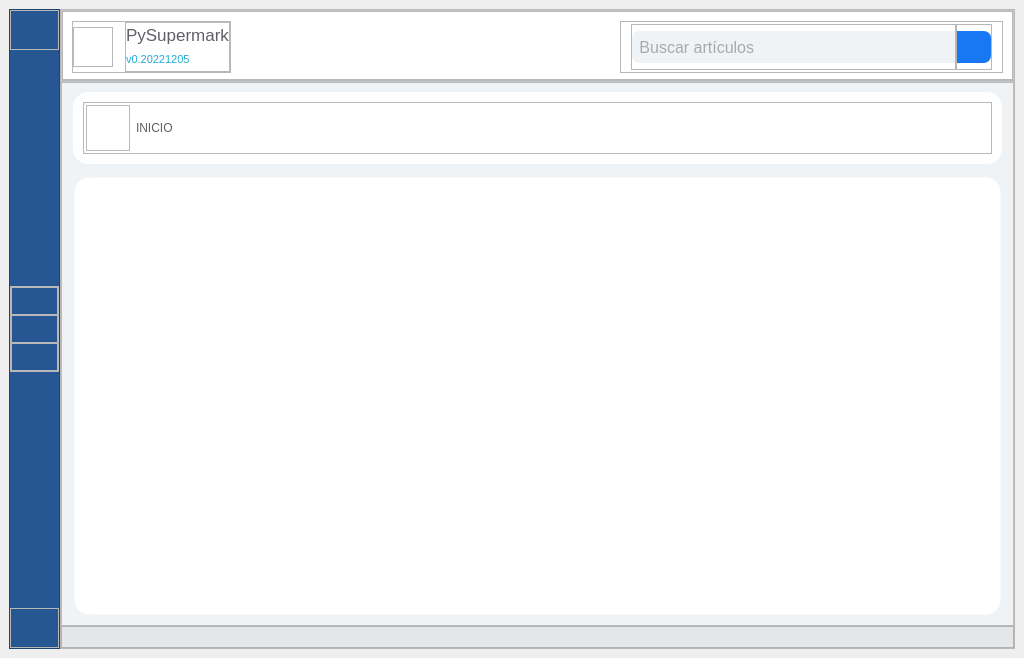
<?xml version="1.0" encoding="UTF-8"?>
<ui version="4.0">
 <class>MainWindow</class>
 <widget class="QMainWindow" name="MainWindow">
  <property name="geometry">
   <rect>
    <x>0</x>
    <y>0</y>
    <width>1024</width>
    <height>658</height>
   </rect>
  </property>
  <property name="windowTitle">
   <string>MainWindow</string>
  </property>
  <widget class="QWidget" name="centralwidget">
   <property name="styleSheet">
    <string notr="true">/* ----------------------------- Body ----------------------------- */

QMainWindows, QFrame {
	margin : 0px;
	padding : 0px;
}

QMainWindows {
	background-color : #FFF;
}

/* --------------------------- Header ---------------------------- */

#fme_header {
	background-color : #FFF;
	min-height : 70px;
	max-height : 70px;
}

#fme_primary_nav {
	min-height : 70px;
	max-height : 70px;
}

#fme_secondary_nav {
	min-height : 0px;
	max-height : 0px;
}

/* ----------------------------- Logo ----------------------------- */

#fme_logo {
	min-width : 38px;
	max-width : 38px;
	min-height : 38px;
	max-height : 38px;
}

#lbl_version, #lbl_my_cart, #lbl_username {
	color: #20ACD4;
}

#lbl_brand, #lbl_cnt_cart, #lbl_type {
	color: #5E6065;
}

/* ----------------------- Aside Menu --------------------------- */

#fme_aside {
	background-color : #265792;
	min-width : 49px;
	max-width : 49px;
}

/* ------------------------- Content ----------------------------- */

#fme_content {
	background-color : #F0F3F6;
}

#fme_footer {
	background-color : #E5E6E7;
	max-height: 20px;
}

#lbl_version, #lbl_my_cart, #lbl_username {
	color: #20ACD4;
}

/* ------------------------- ToolTip ------------------------------ */

QToolTip {
	color: #ffffff;
	background-color: #5E6065;
	border: 1px solid rgb(44, 49, 58);
	background-image: none;
	background-position: left center;
    background-repeat: no-repeat;
	border: none;
	border-left: 3px solid #31AFD6;
	text-align: left;
	padding: 8px;
	margin: 0px;
}
</string>
   </property>
   <layout class="QHBoxLayout" name="horizontalLayout">
    <property name="spacing">
     <number>0</number>
    </property>
    <item>
     <widget class="QFrame" name="fme_aside">
      <property name="styleSheet">
       <string notr="true">#fme_toggler:hover, #fme_config:hover, #fme_btn_0:hover, #fme_btn_1:hover, #fme_btn_2:hover {
	background-color : #42B72A;
}

QPushButton {
	padding-left : 11px;
	padding-right : 11px;
	border: None;
	qproperty-iconSize: 25px;
	text-align: left;
	color : #FFF;
}

#btn_exit{
	padding-top : 12px;
	padding-bottom : 12px;
	qproperty-icon: url(:/icon/assets/icon/gear.png);
	qproperty-text: &quot;&quot;;
}

#btn_toggler {
	padding-top : 12px;
	padding-bottom : 12px;
	qproperty-icon: url(:/icon/assets/icon/bars.png);
	qproperty-text: &quot;&quot;;
}

#btn_0 {
	padding-top : 6px;
	padding-bottom : 6px;
	qproperty-icon: url(:/icon/assets/icon/house.png);
	qproperty-text: &quot;&quot;;
}

#btn_1 {
	padding-top : 6px;
	padding-bottom : 6px;
	qproperty-icon: url(:/icon/assets/icon/circle-user.png);
	qproperty-text: &quot;&quot;;
}

#btn_2 {
	padding-top : 6px;
	padding-bottom : 6px;
	qproperty-icon: url(:/icon/assets/icon/store.png);
	qproperty-text: &quot;&quot;;
}</string>
      </property>
      <property name="frameShape">
       <enum>QFrame::StyledPanel</enum>
      </property>
      <property name="frameShadow">
       <enum>QFrame::Raised</enum>
      </property>
      <property name="midLineWidth">
       <number>0</number>
      </property>
      <layout class="QVBoxLayout" name="verticalLayout">
       <property name="leftMargin">
        <number>0</number>
       </property>
       <property name="topMargin">
        <number>0</number>
       </property>
       <property name="rightMargin">
        <number>0</number>
       </property>
       <property name="bottomMargin">
        <number>0</number>
       </property>
       <item>
        <widget class="QFrame" name="fme_toggler">
         <property name="minimumSize">
          <size>
           <width>0</width>
           <height>0</height>
          </size>
         </property>
         <property name="frameShape">
          <enum>QFrame::StyledPanel</enum>
         </property>
         <property name="frameShadow">
          <enum>QFrame::Raised</enum>
         </property>
         <layout class="QVBoxLayout" name="verticalLayout_11">
          <property name="spacing">
           <number>0</number>
          </property>
          <property name="leftMargin">
           <number>0</number>
          </property>
          <property name="topMargin">
           <number>0</number>
          </property>
          <property name="rightMargin">
           <number>0</number>
          </property>
          <property name="bottomMargin">
           <number>0</number>
          </property>
          <item>
           <widget class="QPushButton" name="btn_toggler">
            <property name="minimumSize">
             <size>
              <width>0</width>
              <height>0</height>
             </size>
            </property>
            <property name="maximumSize">
             <size>
              <width>16777215</width>
              <height>16777215</height>
             </size>
            </property>
            <property name="cursor">
             <cursorShape>PointingHandCursor</cursorShape>
            </property>
            <property name="toolTip">
             <string>Menú</string>
            </property>
            <property name="text">
             <string/>
            </property>
           </widget>
          </item>
         </layout>
        </widget>
       </item>
       <item>
        <spacer name="verticalSpacer">
         <property name="orientation">
          <enum>Qt::Vertical</enum>
         </property>
         <property name="sizeHint" stdset="0">
          <size>
           <width>20</width>
           <height>189</height>
          </size>
         </property>
        </spacer>
       </item>
       <item>
        <widget class="QFrame" name="fme_left_nav">
         <property name="frameShape">
          <enum>QFrame::StyledPanel</enum>
         </property>
         <property name="frameShadow">
          <enum>QFrame::Raised</enum>
         </property>
         <layout class="QVBoxLayout" name="verticalLayout_3">
          <property name="spacing">
           <number>0</number>
          </property>
          <property name="leftMargin">
           <number>0</number>
          </property>
          <property name="topMargin">
           <number>0</number>
          </property>
          <property name="rightMargin">
           <number>0</number>
          </property>
          <property name="bottomMargin">
           <number>0</number>
          </property>
          <item>
           <widget class="QFrame" name="fme_btn_1">
            <property name="frameShape">
             <enum>QFrame::StyledPanel</enum>
            </property>
            <property name="frameShadow">
             <enum>QFrame::Raised</enum>
            </property>
            <layout class="QVBoxLayout" name="verticalLayout_9">
             <property name="spacing">
              <number>0</number>
             </property>
             <property name="leftMargin">
              <number>0</number>
             </property>
             <property name="topMargin">
              <number>0</number>
             </property>
             <property name="rightMargin">
              <number>0</number>
             </property>
             <property name="bottomMargin">
              <number>0</number>
             </property>
             <item>
              <widget class="QPushButton" name="btn_1">
               <property name="minimumSize">
                <size>
                 <width>0</width>
                 <height>0</height>
                </size>
               </property>
               <property name="maximumSize">
                <size>
                 <width>16777215</width>
                 <height>16777215</height>
                </size>
               </property>
               <property name="cursor">
                <cursorShape>PointingHandCursor</cursorShape>
               </property>
               <property name="toolTip">
                <string>Perfil</string>
               </property>
               <property name="toolTipDuration">
                <number>-1</number>
               </property>
               <property name="text">
                <string/>
               </property>
              </widget>
             </item>
            </layout>
           </widget>
          </item>
          <item>
           <widget class="QFrame" name="fme_btn_0">
            <property name="frameShape">
             <enum>QFrame::StyledPanel</enum>
            </property>
            <property name="frameShadow">
             <enum>QFrame::Raised</enum>
            </property>
            <layout class="QVBoxLayout" name="verticalLayout_10">
             <property name="spacing">
              <number>0</number>
             </property>
             <property name="leftMargin">
              <number>0</number>
             </property>
             <property name="topMargin">
              <number>0</number>
             </property>
             <property name="rightMargin">
              <number>0</number>
             </property>
             <property name="bottomMargin">
              <number>0</number>
             </property>
             <item>
              <widget class="QPushButton" name="btn_0">
               <property name="minimumSize">
                <size>
                 <width>0</width>
                 <height>0</height>
                </size>
               </property>
               <property name="maximumSize">
                <size>
                 <width>16777215</width>
                 <height>16777215</height>
                </size>
               </property>
               <property name="cursor">
                <cursorShape>PointingHandCursor</cursorShape>
               </property>
               <property name="toolTip">
                <string>Inicio</string>
               </property>
               <property name="text">
                <string/>
               </property>
              </widget>
             </item>
            </layout>
           </widget>
          </item>
          <item>
           <widget class="QFrame" name="fme_btn_2">
            <property name="frameShape">
             <enum>QFrame::StyledPanel</enum>
            </property>
            <property name="frameShadow">
             <enum>QFrame::Raised</enum>
            </property>
            <layout class="QVBoxLayout" name="verticalLayout_8">
             <property name="spacing">
              <number>0</number>
             </property>
             <property name="leftMargin">
              <number>0</number>
             </property>
             <property name="topMargin">
              <number>0</number>
             </property>
             <property name="rightMargin">
              <number>0</number>
             </property>
             <property name="bottomMargin">
              <number>0</number>
             </property>
             <item>
              <widget class="QPushButton" name="btn_2">
               <property name="minimumSize">
                <size>
                 <width>0</width>
                 <height>0</height>
                </size>
               </property>
               <property name="maximumSize">
                <size>
                 <width>16777215</width>
                 <height>16777215</height>
                </size>
               </property>
               <property name="cursor">
                <cursorShape>PointingHandCursor</cursorShape>
               </property>
               <property name="toolTip">
                <string>Artículos</string>
               </property>
               <property name="text">
                <string/>
               </property>
              </widget>
             </item>
            </layout>
           </widget>
          </item>
         </layout>
        </widget>
       </item>
       <item>
        <spacer name="verticalSpacer_2">
         <property name="orientation">
          <enum>Qt::Vertical</enum>
         </property>
         <property name="sizeHint" stdset="0">
          <size>
           <width>20</width>
           <height>190</height>
          </size>
         </property>
        </spacer>
       </item>
       <item>
        <widget class="QFrame" name="fme_config">
         <property name="frameShape">
          <enum>QFrame::StyledPanel</enum>
         </property>
         <property name="frameShadow">
          <enum>QFrame::Raised</enum>
         </property>
         <layout class="QVBoxLayout" name="verticalLayout_4">
          <property name="spacing">
           <number>0</number>
          </property>
          <property name="leftMargin">
           <number>0</number>
          </property>
          <property name="topMargin">
           <number>0</number>
          </property>
          <property name="rightMargin">
           <number>0</number>
          </property>
          <property name="bottomMargin">
           <number>0</number>
          </property>
          <item>
           <widget class="QPushButton" name="btn_exit">
            <property name="cursor">
             <cursorShape>PointingHandCursor</cursorShape>
            </property>
            <property name="toolTip">
             <string>Opciones</string>
            </property>
            <property name="text">
             <string/>
            </property>
            <property name="iconSize">
             <size>
              <width>25</width>
              <height>25</height>
             </size>
            </property>
           </widget>
          </item>
         </layout>
        </widget>
       </item>
      </layout>
     </widget>
    </item>
    <item>
     <widget class="QFrame" name="fme_body">
      <property name="frameShape">
       <enum>QFrame::StyledPanel</enum>
      </property>
      <property name="frameShadow">
       <enum>QFrame::Raised</enum>
      </property>
      <layout class="QVBoxLayout" name="verticalLayout_5">
       <property name="spacing">
        <number>0</number>
       </property>
       <property name="leftMargin">
        <number>0</number>
       </property>
       <property name="topMargin">
        <number>0</number>
       </property>
       <property name="rightMargin">
        <number>0</number>
       </property>
       <property name="bottomMargin">
        <number>0</number>
       </property>
       <item>
        <widget class="QFrame" name="fme_header">
         <property name="styleSheet">
          <string notr="true">#tfd_input {
	background-color: #F0F3F6;
	color: #5E6065;
	border : 1px solid;
	border-color: #F0F3F6;
	border-bottom-left-radius: 7px;
    border-top-left-radius: 7px;
}

#btn_search {
	background-color: #1877F2;
	border : 1px solid;
	border-color: #1877F2;
	border-bottom-right-radius: 7px;
    border-top-right-radius: 7px;
}</string>
         </property>
         <property name="frameShape">
          <enum>QFrame::StyledPanel</enum>
         </property>
         <property name="frameShadow">
          <enum>QFrame::Raised</enum>
         </property>
         <layout class="QVBoxLayout" name="verticalLayout_2">
          <property name="spacing">
           <number>0</number>
          </property>
          <property name="leftMargin">
           <number>0</number>
          </property>
          <property name="topMargin">
           <number>0</number>
          </property>
          <property name="rightMargin">
           <number>0</number>
          </property>
          <property name="bottomMargin">
           <number>0</number>
          </property>
          <item>
           <widget class="QFrame" name="fme_primary_nav">
            <property name="styleSheet">
             <string notr="true">#tfd_input {
	background-color: #F0F3F6;
	color: #5E6065;
	border : 1px solid;
	border-color: #F0F3F6;
	border-bottom-left-radius: 7px;
    border-top-left-radius: 7px;
}

#btn_search {
	background-color: #1877F2;
	border : 1px solid;
	border-color: #1877F2;
	border-bottom-right-radius: 7px;
    border-top-right-radius: 7px;
}</string>
            </property>
            <property name="frameShape">
             <enum>QFrame::StyledPanel</enum>
            </property>
            <property name="frameShadow">
             <enum>QFrame::Raised</enum>
            </property>
            <layout class="QHBoxLayout" name="horizontalLayout_7">
             <item>
              <widget class="QFrame" name="fme_logograma">
               <property name="minimumSize">
                <size>
                 <width>0</width>
                 <height>0</height>
                </size>
               </property>
               <property name="maximumSize">
                <size>
                 <width>16777215</width>
                 <height>16777215</height>
                </size>
               </property>
               <property name="frameShape">
                <enum>QFrame::StyledPanel</enum>
               </property>
               <property name="frameShadow">
                <enum>QFrame::Raised</enum>
               </property>
               <layout class="QHBoxLayout" name="horizontalLayout_3">
                <property name="spacing">
                 <number>12</number>
                </property>
                <property name="leftMargin">
                 <number>0</number>
                </property>
                <property name="topMargin">
                 <number>0</number>
                </property>
                <property name="rightMargin">
                 <number>0</number>
                </property>
                <property name="bottomMargin">
                 <number>0</number>
                </property>
                <item>
                 <widget class="QFrame" name="fme_logo">
                  <property name="minimumSize">
                   <size>
                    <width>40</width>
                    <height>40</height>
                   </size>
                  </property>
                  <property name="maximumSize">
                   <size>
                    <width>40</width>
                    <height>40</height>
                   </size>
                  </property>
                  <property name="frameShape">
                   <enum>QFrame::StyledPanel</enum>
                  </property>
                  <property name="frameShadow">
                   <enum>QFrame::Raised</enum>
                  </property>
                  <layout class="QHBoxLayout" name="horizontalLayout_4">
                   <property name="spacing">
                    <number>0</number>
                   </property>
                   <property name="leftMargin">
                    <number>0</number>
                   </property>
                   <property name="topMargin">
                    <number>0</number>
                   </property>
                   <property name="rightMargin">
                    <number>0</number>
                   </property>
                   <property name="bottomMargin">
                    <number>0</number>
                   </property>
                   <item>
                    <widget class="QLabel" name="label">
                     <property name="text">
                      <string/>
                     </property>
                     <property name="pixmap">
                      <pixmap resource="assets.qrc">:/images/assets/img/logo_python.png</pixmap>
                     </property>
                     <property name="scaledContents">
                      <bool>true</bool>
                     </property>
                    </widget>
                   </item>
                  </layout>
                 </widget>
                </item>
                <item>
                 <widget class="QFrame" name="frame_2">
                  <property name="frameShape">
                   <enum>QFrame::StyledPanel</enum>
                  </property>
                  <property name="frameShadow">
                   <enum>QFrame::Raised</enum>
                  </property>
                  <layout class="QVBoxLayout" name="verticalLayout_7">
                   <property name="spacing">
                    <number>2</number>
                   </property>
                   <property name="leftMargin">
                    <number>0</number>
                   </property>
                   <property name="topMargin">
                    <number>0</number>
                   </property>
                   <property name="rightMargin">
                    <number>0</number>
                   </property>
                   <property name="bottomMargin">
                    <number>0</number>
                   </property>
                   <item>
                    <widget class="QLabel" name="lbl_brand">
                     <property name="font">
                      <font>
                       <pointsize>13</pointsize>
                      </font>
                     </property>
                     <property name="text">
                      <string>PySupermark</string>
                     </property>
                    </widget>
                   </item>
                   <item>
                    <widget class="QLabel" name="lbl_version">
                     <property name="font">
                      <font>
                       <pointsize>8</pointsize>
                      </font>
                     </property>
                     <property name="text">
                      <string>v0.20221205</string>
                     </property>
                    </widget>
                   </item>
                  </layout>
                 </widget>
                </item>
               </layout>
              </widget>
             </item>
             <item>
              <spacer name="horizontalSpacer">
               <property name="orientation">
                <enum>Qt::Horizontal</enum>
               </property>
               <property name="sizeHint" stdset="0">
                <size>
                 <width>40</width>
                 <height>20</height>
                </size>
               </property>
              </spacer>
             </item>
             <item>
              <widget class="QFrame" name="fme_search">
               <property name="frameShape">
                <enum>QFrame::StyledPanel</enum>
               </property>
               <property name="frameShadow">
                <enum>QFrame::Raised</enum>
               </property>
               <layout class="QHBoxLayout" name="horizontalLayout_5">
                <property name="spacing">
                 <number>0</number>
                </property>
                <property name="leftMargin">
                 <number>10</number>
                </property>
                <property name="topMargin">
                 <number>2</number>
                </property>
                <property name="rightMargin">
                 <number>10</number>
                </property>
                <property name="bottomMargin">
                 <number>2</number>
                </property>
                <item>
                 <widget class="QFrame" name="fme_search_input">
                  <property name="frameShape">
                   <enum>QFrame::StyledPanel</enum>
                  </property>
                  <property name="frameShadow">
                   <enum>QFrame::Raised</enum>
                  </property>
                  <layout class="QVBoxLayout" name="verticalLayout_6">
                   <property name="spacing">
                    <number>0</number>
                   </property>
                   <property name="leftMargin">
                    <number>0</number>
                   </property>
                   <property name="topMargin">
                    <number>0</number>
                   </property>
                   <property name="rightMargin">
                    <number>0</number>
                   </property>
                   <property name="bottomMargin">
                    <number>0</number>
                   </property>
                   <item>
                    <widget class="QLineEdit" name="tfd_input">
                     <property name="sizePolicy">
                      <sizepolicy hsizetype="Expanding" vsizetype="Preferred">
                       <horstretch>0</horstretch>
                       <verstretch>0</verstretch>
                      </sizepolicy>
                     </property>
                     <property name="minimumSize">
                      <size>
                       <width>0</width>
                       <height>32</height>
                      </size>
                     </property>
                     <property name="maximumSize">
                      <size>
                       <width>16777215</width>
                       <height>32</height>
                      </size>
                     </property>
                     <property name="font">
                      <font>
                       <pointsize>12</pointsize>
                       <strikeout>false</strikeout>
                       <kerning>true</kerning>
                      </font>
                     </property>
                     <property name="toolTipDuration">
                      <number>-1</number>
                     </property>
                     <property name="autoFillBackground">
                      <bool>false</bool>
                     </property>
                     <property name="cursorPosition">
                      <number>0</number>
                     </property>
                     <property name="placeholderText">
                      <string> Buscar artículos</string>
                     </property>
                    </widget>
                   </item>
                  </layout>
                 </widget>
                </item>
                <item>
                 <widget class="QFrame" name="fme_search_button">
                  <property name="frameShape">
                   <enum>QFrame::StyledPanel</enum>
                  </property>
                  <property name="frameShadow">
                   <enum>QFrame::Raised</enum>
                  </property>
                  <layout class="QHBoxLayout" name="horizontalLayout_6">
                   <property name="spacing">
                    <number>0</number>
                   </property>
                   <property name="leftMargin">
                    <number>0</number>
                   </property>
                   <property name="topMargin">
                    <number>0</number>
                   </property>
                   <property name="rightMargin">
                    <number>0</number>
                   </property>
                   <property name="bottomMargin">
                    <number>0</number>
                   </property>
                   <item>
                    <widget class="QPushButton" name="btn_search">
                     <property name="sizePolicy">
                      <sizepolicy hsizetype="Minimum" vsizetype="Preferred">
                       <horstretch>0</horstretch>
                       <verstretch>0</verstretch>
                      </sizepolicy>
                     </property>
                     <property name="minimumSize">
                      <size>
                       <width>32</width>
                       <height>32</height>
                      </size>
                     </property>
                     <property name="maximumSize">
                      <size>
                       <width>16777215</width>
                       <height>32</height>
                      </size>
                     </property>
                     <property name="font">
                      <font>
                       <pointsize>9</pointsize>
                      </font>
                     </property>
                     <property name="text">
                      <string/>
                     </property>
                     <property name="icon">
                      <iconset>
                       <normaloff>../assets/icon/magnifying-glass.png</normaloff>../assets/icon/magnifying-glass.png</iconset>
                     </property>
                    </widget>
                   </item>
                  </layout>
                 </widget>
                </item>
               </layout>
              </widget>
             </item>
            </layout>
           </widget>
          </item>
          <item>
           <widget class="QFrame" name="fme_secondary_nav">
            <property name="frameShape">
             <enum>QFrame::StyledPanel</enum>
            </property>
            <property name="frameShadow">
             <enum>QFrame::Raised</enum>
            </property>
           </widget>
          </item>
          <item>
           <spacer name="verticalSpacer_3">
            <property name="orientation">
             <enum>Qt::Vertical</enum>
            </property>
            <property name="sizeHint" stdset="0">
             <size>
              <width>20</width>
              <height>40</height>
             </size>
            </property>
           </spacer>
          </item>
         </layout>
        </widget>
       </item>
       <item>
        <widget class="QFrame" name="fme_content">
         <property name="toolTip">
          <string/>
         </property>
         <property name="styleSheet">
          <string notr="true">#fme_offers, #fme_title, #fme_card {
	background-color: #FFF;
	border : 1px solid;
	border-color: #FFF;
    border-radius: 15px;
}

#fme_offers {
	min-height : 150px;
	max-height : 150px;
}

#fme_title {
	min-height : 70px;
	max-height : 70px;
}

#fme_lbl_title {
	min-width : 42px;
	max-width : 42px;
	background-image : url(:/icon/assets/icon/house2.png);
    background-repeat: no-repeat;
}

#lbl_title {
	font : 18px &quot;Arial&quot;;
	color: #5E6065;
	qproperty-text: &quot;INICIO&quot;;
}</string>
         </property>
         <property name="frameShape">
          <enum>QFrame::StyledPanel</enum>
         </property>
         <property name="frameShadow">
          <enum>QFrame::Raised</enum>
         </property>
         <layout class="QVBoxLayout" name="verticalLayout_12">
          <property name="spacing">
           <number>12</number>
          </property>
          <property name="leftMargin">
           <number>11</number>
          </property>
          <property name="rightMargin">
           <number>11</number>
          </property>
          <item>
           <widget class="QFrame" name="fme_title">
            <property name="frameShape">
             <enum>QFrame::StyledPanel</enum>
            </property>
            <property name="frameShadow">
             <enum>QFrame::Raised</enum>
            </property>
            <layout class="QHBoxLayout" name="horizontalLayout_8">
             <item>
              <widget class="QFrame" name="frame">
               <property name="frameShape">
                <enum>QFrame::StyledPanel</enum>
               </property>
               <property name="frameShadow">
                <enum>QFrame::Raised</enum>
               </property>
               <layout class="QHBoxLayout" name="horizontalLayout_2">
                <property name="leftMargin">
                 <number>2</number>
                </property>
                <property name="topMargin">
                 <number>2</number>
                </property>
                <property name="rightMargin">
                 <number>2</number>
                </property>
                <property name="bottomMargin">
                 <number>2</number>
                </property>
                <item>
                 <widget class="QFrame" name="fme_lbl_title">
                  <property name="frameShape">
                   <enum>QFrame::StyledPanel</enum>
                  </property>
                  <property name="frameShadow">
                   <enum>QFrame::Raised</enum>
                  </property>
                 </widget>
                </item>
                <item>
                 <widget class="QLabel" name="lbl_title">
                  <property name="text">
                   <string>INICIO</string>
                  </property>
                  <property name="wordWrap">
                   <bool>false</bool>
                  </property>
                 </widget>
                </item>
               </layout>
              </widget>
             </item>
            </layout>
           </widget>
          </item>
          <item>
           <widget class="QFrame" name="fme_cards">
            <property name="styleSheet">
             <string notr="true">QFrame {
	background-color: #FFF;
	border : 1px solid;
	border-color: transparent;
    border-radius: 15px;
}

#fme_cards {
	background-color: transparent;
}

#fme_icon_card_0, #fme_icon_card_1, #fme_icon_card_2 {
	background-position: center center;
    background-repeat: no-repeat;
	min-height : 130px;
	max-height : 130px;
}

#fme_icon_card_0 {
	background-image : url(:/images/assets/img/cart-shopping.png);
}

#fme_icon_card_1 {
	background-image : url(:/images/assets/img/basket.png);
}

#fme_icon_card_2 {
	background-image : url(:/images/assets/img/heart.png);
}

#lbl_card_title_0, #lbl_card_title_1, #lbl_card_title_2 {
	color : #848688;
	font : 22px &quot;Arial&quot;;
}

#lbl_card_cnt_0, #lbl_card_cnt_1, #lbl_card_cnt_2 {
	color : #848688;
	font : 50px &quot;Arial&quot;;
}</string>
            </property>
            <property name="frameShape">
             <enum>QFrame::StyledPanel</enum>
            </property>
            <property name="frameShadow">
             <enum>QFrame::Raised</enum>
            </property>
            <layout class="QHBoxLayout" name="horizontalLayout_9">
             <property name="spacing">
              <number>12</number>
             </property>
             <property name="leftMargin">
              <number>0</number>
             </property>
             <property name="topMargin">
              <number>0</number>
             </property>
             <property name="rightMargin">
              <number>0</number>
             </property>
             <property name="bottomMargin">
              <number>0</number>
             </property>
             <item>
              <widget class="QFrame" name="fme_card_2">
               <property name="frameShape">
                <enum>QFrame::StyledPanel</enum>
               </property>
               <property name="frameShadow">
                <enum>QFrame::Raised</enum>
               </property>
               <layout class="QVBoxLayout" name="verticalLayout_15"/>
              </widget>
             </item>
            </layout>
           </widget>
          </item>
         </layout>
        </widget>
       </item>
       <item>
        <widget class="QFrame" name="fme_footer">
         <property name="frameShape">
          <enum>QFrame::StyledPanel</enum>
         </property>
         <property name="frameShadow">
          <enum>QFrame::Raised</enum>
         </property>
        </widget>
       </item>
      </layout>
     </widget>
    </item>
   </layout>
  </widget>
 </widget>
 <resources>
  <include location="assets.qrc"/>
 </resources>
 <connections/>
</ui>
